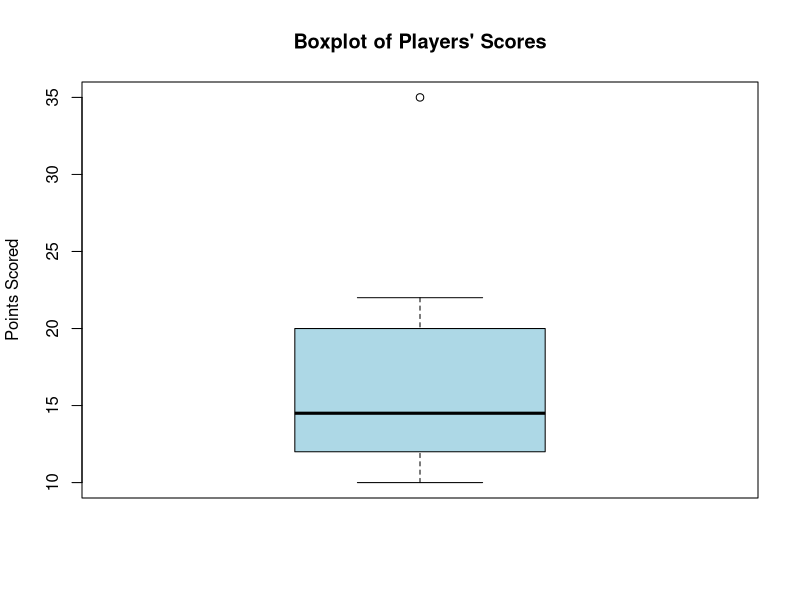

This chart was generated by the following R code:
# LAB - DAY 2

# Q9. OUTLIER DETECTION USING BOXPLOT

# Given data

points <- c(12, 15, 14, 10, 18, 20, 22, 13, 11, 35)


# Create Boxplot

boxplot(points,
        main = "Boxplot of Players' Scores",
        ylab = "Points Scored",
        col = "lightblue")


# Find Outliers

outliers <- boxplot.stats(points)$out

print(outliers)
